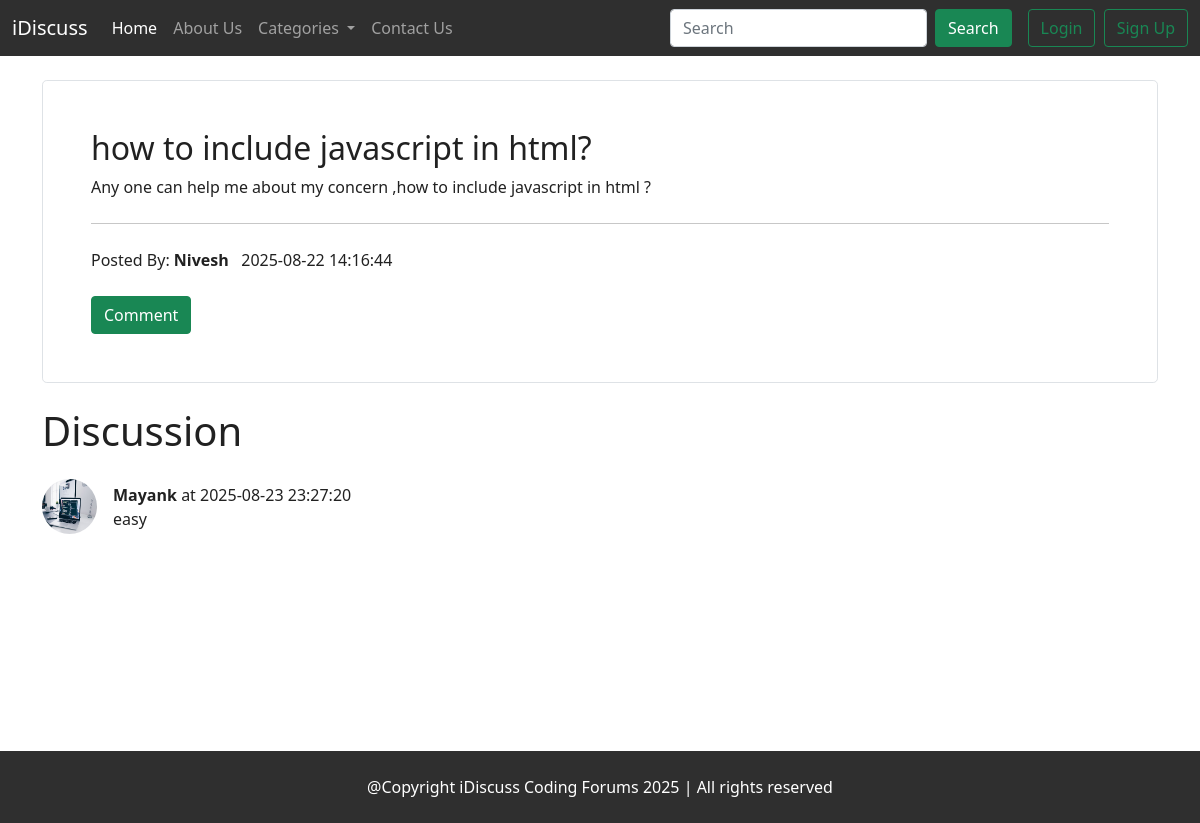
Screenshot of /thread.php?threadid=5 with the database file from the repository.
### tables this page shows
CREATE TABLE `threads` (
  `thread_id` int(5) NOT NULL,
  `thread_name` varchar(50) NOT NULL,
  `thread_desc` text NOT NULL,
  `thread_by` varchar(20) NOT NULL,
  `forum_id` int(5) NOT NULL,
  `time_stamp` datetime NOT NULL DEFAULT current_timestamp()
);

CREATE TABLE `comments` (
  `comment_id` int(5) NOT NULL,
  `comment_content` text NOT NULL,
  `thread_id` int(5) NOT NULL,
  `commented_by` varchar(20) NOT NULL,
  `comment_date` datetime NOT NULL DEFAULT current_timestamp()
);

CREATE TABLE `user_table` (
  `user_id` int(5) NOT NULL,
  `user_dp` varchar(300) NOT NULL DEFAULT 'partials/user.webp',
  `user_name` varchar(20) NOT NULL,
  `email` varchar(50) NOT NULL,
  `varification` int(4) DEFAULT NULL,
  `mobile` decimal(10,0) DEFAULT NULL,
  `password` varchar(255) NOT NULL,
  `dt` datetime NOT NULL DEFAULT current_timestamp()
);

### thread.php (the view, shortened to what this page needs)
<!doctype html>
<html lang="en">
<head>
    <link href="https://cdn.jsdelivr.net/npm/bootstrap@5.0.2/dist/css/bootstrap.min.css" rel="stylesheet"
>
    <link id="themes-link" rel="stylesheet" href="partials/style.css">
</head>
<body style="margin:0;padding:0 " class="theme">
    <?php require 'partials/header.php'; ?>
    <?php
        require "partials/dbconnect.php";
        $thread_id = $_GET['threadid'];
        $sql = "select * from `threads` where thread_id = $thread_id ";
        $result = mysqli_query($conn,$sql);
        if ($result){
           while( $row = mysqli_fetch_assoc($result)){
            $thread_title = $row['thread_name'];
            $thread_by = $row['thread_by'];
            $thread_desc = $row['thread_desc'];
            $thread_time = $row['time_stamp'];
           }
        }
        ?>
    <div class='container my-4'>
        <div class="col-md-12 card-theme my-4">
            <div class="h-100 p-5 bg-body-tertiary border rounded-3">
                <h2><?php echo $thread_title; ?></h2>
                <p class="my-2"><?php echo $thread_desc; ?></p>
                <hr class="my-4">
                Posted By: <span class="mt-4  fs-6 fw-bold"><?php echo $thread_by ;?>
                    &nbsp&nbsp</span><?php echo $thread_time ;?>
                <div class="mt-4"><button class="btn btn-success " type="button" data-bs-toggle="collapse"
                        data-bs-target="#questionExample" aria-expanded="false" aria-controls="questionExample"> Comment
                    </button></div>
            </div>
        </div>
    </div>
    <div class='container my-4' style="min-height:320px">
        <h1 class="display-6 my-4">Discussion </h1>
        <?php
        require "partials/dbconnect.php";
        $sql = "select * from `comments` where thread_id = $thread_id";
        $result = mysqli_query($conn,$sql);
        if ($result){
           while( $row = mysqli_fetch_assoc($result)){
            $user_id = $row['commented_by'];
            $comment = $row['comment_content'];
            $comment_time = $row['comment_date'];
            $sql2 = "SELECT * FROM `user_table` WHERE user_name='$user_id';";
    $result2 = mysqli_query($conn,$sql2);
    $row2=mysqli_fetch_assoc($result2);
    if(mysqli_num_rows($result2)==0){
        $image="images/user.webp";
    }
    else{
    $image = $row2['user_dp'];
    }
            echo '<div class="d-flex align-items-center my-4">
            <div class="flex-shrink-0">
                <img src="'.$image.'" width="55px" height="55px" class="rounded-circle" alt="...">
            </div>
            <div class="flex-grow-1 ms-3">
              <span class ="fw-bold" >'.$user_id.'</span><span> at '.$comment_time.'</span>
               <div> '.$comment.' </div>
            </div>
        </div>';
           }
        }
        ?>
    </div>
    <?php require 'partials/footer.php'; ?>
</body>
</html>

### partials/style.css (style rules this page uses)
:root { --pri-color: rgb(255, 255, 255); --sec-color: rgb(255, 255, 255); --tri-color: rgb(47, 47, 47); --text-color: rgb(33, 33, 33); --text2-color: white; }
.theme { background-color: var(--pri-color); color: var(--text-color); }
.card-theme { background-color: var(--sec-color); color: var(--text-color); }

### rows the page displays
threads: thread_name "how to include javascript in html?", thread_desc "Any one can help me about my concern ,how to include javascript in html ?", thread_by "Nivesh", time_stamp "2025-08-22 14:16:44"
comments: user_table.user_dp (picture), commented_by "Mayank", comment_date "2025-08-23 23:27:20", comment_content "easy"
